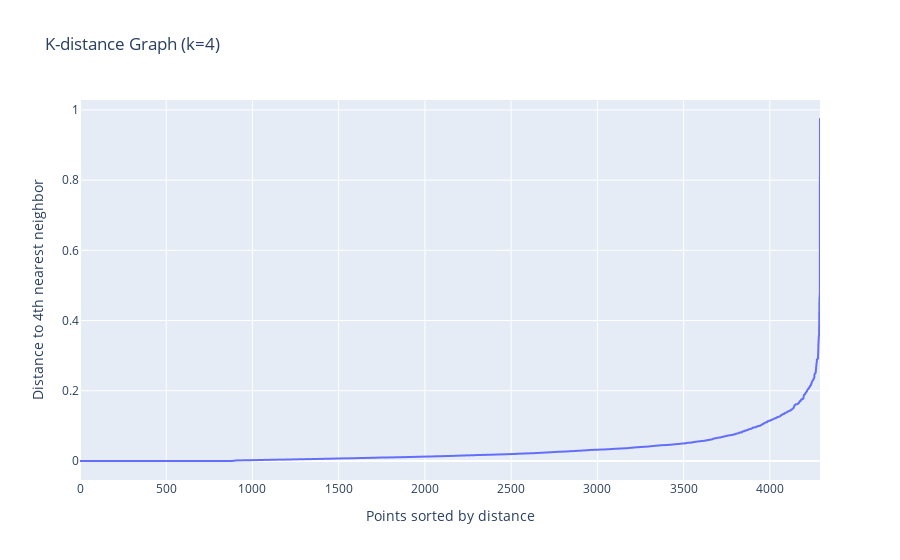

Write notebook code for a chart like this one.
### Code cell
# ANSWER
fig = find_optimal_eps(scaled_data_filtered, min_pnts)
fig.show() # display the plot

### Figure 1 — Plotly figure (JSON) as saved in the notebook; plotly's stock layout.template omitted (floating-point values rounded to 4 significant figures; data arrays with more than 128 entries replaced by an {"elided": "..."} marker saying what was removed)
{"data": [{"hovertemplate": "Points sorted by distance=%{x}<br>Distance to 4th nearest neighbor=%{y}<extra></extra>", "legendgroup": "", "line": {"color": "#636efa", "dash": "solid"}, "marker": {"symbol": "circle"}, "mode": "lines", "name": "", "showlegend": false, "type": "scattergl", "x": {"elided": "4292 int values"}, "xaxis": "x", "y": {"elided": "4292 float values"}, "yaxis": "y"}], "layout": {"legend": {"tracegroupgap": 0}, "title": {"text": "K-distance Graph (k=4)"}, "xaxis": {"anchor": "y", "domain": [0, 1], "title": {"text": "Points sorted by distance"}}, "yaxis": {"anchor": "x", "domain": [0, 1], "title": {"text": "Distance to 4th nearest neighbor"}}}}
